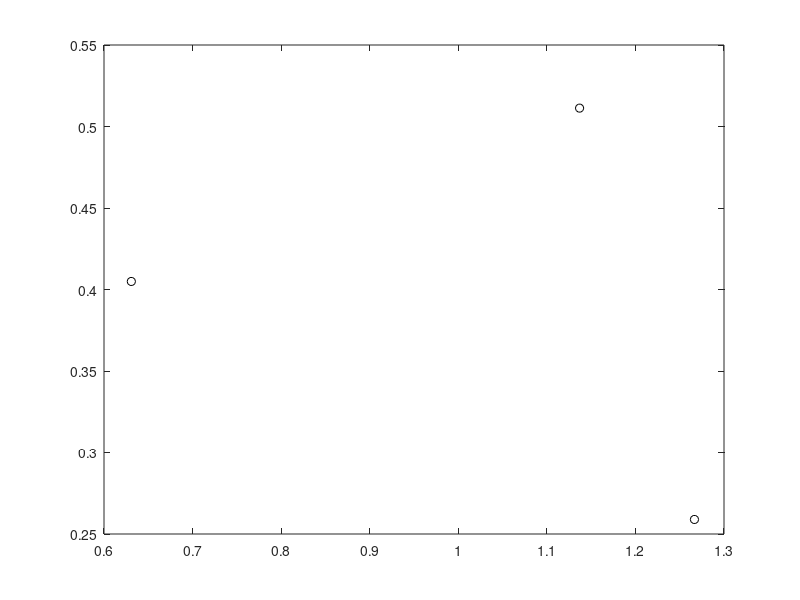

Recreate this plot in MATLAB. (Note: this script raises an error after producing the figure.)
clc;
clear;
close all;
%%
N = 3; % Number of cities
rng default % For reproducibility
stopsLon = 1.5*rand(N,1);
stopsLat = rand(N,1);
plot(stopsLon,stopsLat,"ko")

[X,Y] = meshgrid(1:N);
dist = hypot(stopsLon(X) - stopsLon(Y),stopsLat(X) - stopsLat(Y));


QUBO = tsp2qubo(dist);


Quadratic = full(QUBO.QuadraticTerm);  %% Quadratic term
Linear = full(QUBO.LinearTerm); %% Linear Term


%% Conver the Qubo to Ising Hamiltonian
Qubo = QuadraticProgram(Linear,Quadratic);
[Pauli_terms,Pauli_Coeff, Offset_value] = Qubo.To_ising(Linear, Quadratic)


%% Example of travelling salesman problem and converting it to a Qubo format
function QP = tsp2qubo(dist)
%   QP = TSP2QUBO(DIST) returns a QUBO problem from the traveling salesperson
%   problem specified by the distance matrix DIST. DIST is an N-by-N
%   nonnegative matrix where DIST(i,j) is the distance between locations
%   i and j.

% Copyright 2023 The MathWorks, Inc.

N = size(dist,1);
% Create constraints on routes
A = eye(N);
B = ones(N);
Q0 = kron(A,B);
Q1 = kron(B,A);
% Create upper diagonal matrices of distances
v = ones(N-1,1);
A2 = diag(v,1);
Q2 = kron(B,A2); % Q2 has a diagonal just above the main diagonal in each block
C = kron(dist,B);
Q2 = Q2.*C; % Q2 has an upper diagonal dist(i,j)
% Create dist(j,i) in the upper-right corner of each block
E = zeros(N);
E(1,N) = 1;
Q3 = kron(B,E); % Q3 has a 1 in the upper-right corner of each block
CP = kron(dist',B); % dist' for D(j,i)
Q3 = Q3.*CP; % Q3 has dist(j,i) in the upper-right corner of each block
% Add the multipliers
M = max(max(dist));
QN = sparse(M*(Q0 + Q1)*N^2 + Q2 + Q3);
% Symmetrize
QN = (QN + QN.')/2;

% Include the constant and linear terms
c = -4*ones(N^2,1)*M*N^2;
d = 2*N*M*N^2;

QP = qubo(QN,c,d);

end
